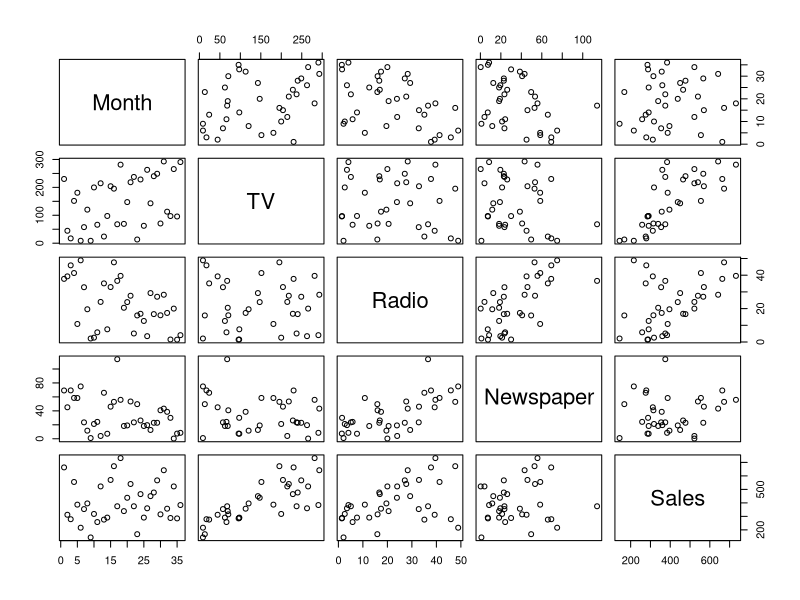

The R source for this figure:
## ---- chunk 1
knitr::opts_chunk$set(echo = TRUE, comment=NA)
library(tidyverse)
## ---- chunk 2
library(tidyverse)
Advertising <- read_csv("Advertising.csv");
attach(Advertising)
head(Advertising)
## ---- chunk 3
summary(Advertising)
## ---- chunk 4
pairs(Advertising)
## ---- chunk 5
model <- lm(Sales ~ TV + Newspaper + Radio);
summary(model)
## ---- chunk 6
model2 <- lm(Sales~TV+Radio, data=Advertising);
summary(model2)
